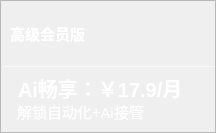
                      <widget class="QFrame" name="frame_top3">
                       <property name="minimumSize">
                        <size>
                         <width>216</width>
                         <height>133</height>
                        </size>
                       </property>
                       <property name="maximumSize">
                        <size>
                         <width>16777215</width>
                         <height>150</height>
                        </size>
                       </property>
                       <property name="styleSheet">
                        <string notr="true">
QFrame#frame_top3{
color: rgb(255, 255, 255);
border-radius: 10px;
background-color: qradialgradient(cx:0, cy:0, radius:1, fx:0.1, fy:0.1, stop:0 rgb(243, 175, 189),  stop:1 rgb(155, 118, 218));
border: 1px outset rgb(153, 117, 219)
}
</string>
                       </property>
                       <property name="frameShape">
                        <enum>QFrame::StyledPanel</enum>
                       </property>
                       <property name="frameShadow">
                        <enum>QFrame::Raised</enum>
                       </property>
                       <layout class="QVBoxLayout" name="verticalLayout_44" stretch="1,4,1">
                        <property name="spacing">
                         <number>0</number>
                        </property>
                        <property name="leftMargin">
                         <number>0</number>
                        </property>
                        <property name="topMargin">
                         <number>0</number>
                        </property>
                        <property name="rightMargin">
                         <number>0</number>
                        </property>
                        <property name="bottomMargin">
                         <number>0</number>
                        </property>
                        <item>
                         <widget class="QFrame" name="frame_119">
                          <property name="styleSheet">
                           <string notr="true">background-color: transparent;
border:none</string>
                          </property>
                          <property name="frameShape">
                           <enum>QFrame::StyledPanel</enum>
                          </property>
                          <property name="frameShadow">
                           <enum>QFrame::Raised</enum>
                          </property>
                          <layout class="QHBoxLayout" name="horizontalLayout_10">
                           <item>
                            <widget class="QPushButton" name="Ai_pushButton">
                             <property name="minimumSize">
                              <size>
                               <width>0</width>
                               <height>24</height>
                              </size>
                             </property>
                             <property name="maximumSize">
                              <size>
                               <width>41677</width>
                               <height>48</height>
                              </size>
                             </property>
                             <property name="font">
                              <font>
                               <family>微软雅黑 Light</family>
                               <pointsize>11</pointsize>
                               <bold>true</bold>
                              </font>
                             </property>
                             <property name="cursor">
                              <cursorShape>PointingHandCursor</cursorShape>
                             </property>
                             <property name="focusPolicy">
                              <enum>Qt::NoFocus</enum>
                             </property>
                             <property name="styleSheet">
                              <string notr="true">QPushButton{
	color: rgb(255, 255, 255);
text-align:left;

	border:0px outset rgb(255, 255, 255);
	border-radius:8px;
}
QPushButton:hover {

border:2px outset rgba(36, 36, 36,0);
}
QPushButton:pressed {

border:4px outset rgba(36, 36, 36,0);
}
</string>
                             </property>
                             <property name="text">
                              <string>高级会员版</string>
                             </property>
                             <property name="icon">
                              <iconset>
                               <normaloff>resources/img/小标/小标-高级会员版本.svg</normaloff>resources/img/小标/小标-高级会员版本.svg</iconset>
                             </property>
                            </widget>
                           </item>
                          </layout>
                         </widget>
                        </item>
                        <item>
                         <widget class="Line" name="line_8">
                          <property name="maximumSize">
                           <size>
                            <width>16777215</width>
                            <height>1</height>
                           </size>
                          </property>
                          <property name="styleSheet">
                           <string notr="true">background-color: rgba(255, 255, 255, 89);</string>
                          </property>
                          <property name="orientation">
                           <enum>Qt::Horizontal</enum>
                          </property>
                         </widget>
                        </item>
                        <item>
                         <widget class="QFrame" name="frame_120">
                          <property name="styleSheet">
                           <string notr="true">background-color: transparent;
border:none</string>
                          </property>
                          <property name="frameShape">
                           <enum>QFrame::StyledPanel</enum>
                          </property>
                          <property name="frameShadow">
                           <enum>QFrame::Raised</enum>
                          </property>
                          <layout class="QVBoxLayout" name="verticalLayout_45">
                           <property name="spacing">
                            <number>0</number>
                           </property>
                           <property name="leftMargin">
                            <number>0</number>
                           </property>
                           <property name="topMargin">
                            <number>0</number>
                           </property>
                           <property name="rightMargin">
                            <number>0</number>
                           </property>
                           <property name="bottomMargin">
                            <number>0</number>
                           </property>
                           <item alignment="Qt::AlignBottom">
                            <widget class="QLabel" name="label_85">
                             <property name="maximumSize">
                              <size>
                               <width>16777215</width>
                               <height>24</height>
                              </size>
                             </property>
                             <property name="font">
                              <font>
                               <pointsize>15</pointsize>
                               <bold>true</bold>
                              </font>
                             </property>
                             <property name="styleSheet">
                              <string notr="true">color: rgb(255, 255, 255);
padding-left:12px;</string>
                             </property>
                             <property name="text">
                              <string>Ai畅享：￥17.9/月</string>
                             </property>
                             <property name="alignment">
                              <set>Qt::AlignLeading|Qt::AlignLeft|Qt::AlignVCenter</set>
                             </property>
                            </widget>
                           </item>
                           <item alignment="Qt::AlignTop">
                            <widget class="QLabel" name="label_86">
                             <property name="maximumSize">
                              <size>
                               <width>16777215</width>
                               <height>24</height>
                              </size>
                             </property>
                             <property name="font">
                              <font>
                               <family>微软雅黑 Light</family>
                               <pointsize>11</pointsize>
                               <underline>false</underline>
                              </font>
                             </property>
                             <property name="styleSheet">
                              <string notr="true">color: rgb(255, 255, 255);
padding-left:12px;</string>
                             </property>
                             <property name="text">
                              <string>解锁自动化+Ai接管</string>
                             </property>
                             <property name="alignment">
                              <set>Qt::AlignLeading|Qt::AlignLeft|Qt::AlignVCenter</set>
                             </property>
                            </widget>
                           </item>
                          </layout>
                         </widget>
                        </item>
                       </layout>
                      </widget>
